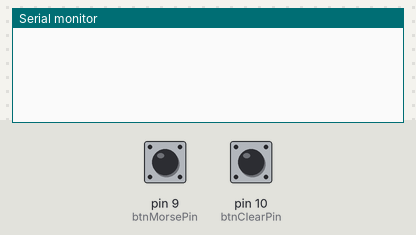
Simulated run of this sketch. Board: Arduino Uno, built with avr-gcc and run on an emulated ATmega328P. Shown: the last lines printed to the serial monitor. Inputs (shaded band) come from the test bench; at power-on: pin 9 (btnMorsePin) HIGH, pin 10 (btnClearPin) HIGH.

Above: at 1.2 s.
1.3 s: pin 9 (btnMorsePin) pulled LOW for 0.15 s
At 2.6 s:
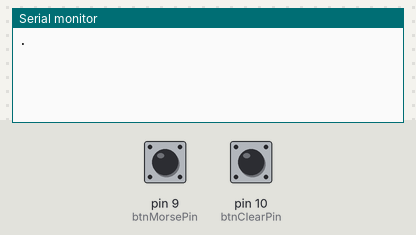
2.9 s: pin 10 (btnClearPin) pulled LOW for 0.15 s
At 3.2 s:
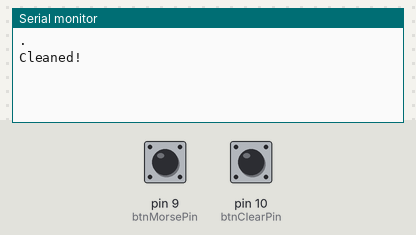
4.5 s: pin 9 (btnMorsePin) pulled LOW for 1 s
At 6.4 s:
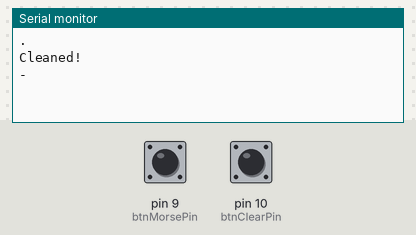
7.0 s: pin 9 (btnMorsePin) pulled LOW for 0.15 s
At 8.2 s:
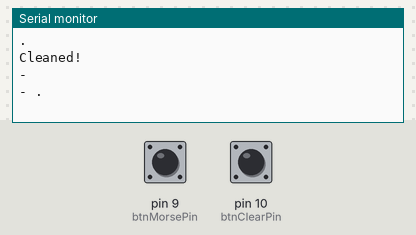

Measured:
- after the input at 1.3 s, the serial monitor: prints a new line after 0.15 s (image 1)
- after the input at 2.9 s, the serial monitor: prints a new line at once (image 2)
- after the input at 4.5 s, the serial monitor: prints a new line after 1.0 s (image 3)
- after the input at 7.0 s, the serial monitor: prints a new line after 0.15 s (image 4)

The sketch:

MorseCodeFinal.ino
```cpp
int btnMorsePin = 9;
int btnClearPin = 10;
unsigned long timer_pushing = 0;
unsigned long result_pushing = 0;
unsigned long timer_between = 0;
unsigned long result_between = 0;
bool first_click = true;
bool clicked = false;
bool last_state_morse = HIGH;
String text = "";

void setup()
{
  Serial.begin(9600);
  pinMode(btnMorsePin, INPUT_PULLUP);
  pinMode(btnClearPin, INPUT_PULLUP);
}

void loop() {
  bool current_state_morse = digitalRead(btnMorsePin);
  bool current_state_clear = digitalRead(btnClearPin);

  if (current_state_morse == LOW && last_state_morse == HIGH && !clicked) {
    if (timer_between == 0) {
      timer_between = millis();
    } else {
      result_between = millis() - timer_between;
    }
    timer_pushing = millis();
    clicked = true;
    delay(50);
  }
  else if (current_state_morse == HIGH && clicked) {
    result_pushing = millis() - timer_pushing;
    if (result_between > 3200) {
      text += " / ";
    } else if (result_between > 1500) {
      text += " ";
    }
    if (result_pushing >= 250) {
      text += "-";
    } else if (result_pushing < 250) {
      text += ".";
    } else {
      Serial.println("Error!");
    }
    Serial.println(text);
    timer_between = millis();
    clicked = false;
  }

  if (current_state_clear == LOW) {
    Serial.println("\nCleaned!\n");
    timer_pushing = 0;
    result_pushing = 0;
    timer_between = 0;
    result_between = 0;
    first_click = true;
    clicked = false;
    last_state_morse = HIGH;
    text = "";
    delay(300);
  }

  last_state_morse = current_state_morse;
}
```
